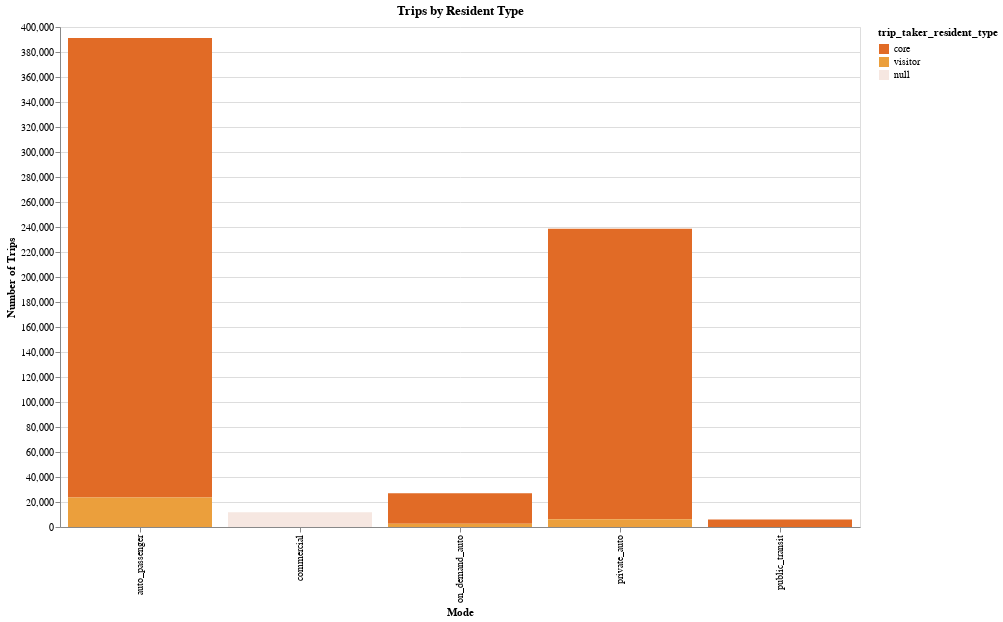

Notebook code cell kept with this figure:
### Code cell
chart = (
        alt.Chart(trip_by_res_type)
        .mark_bar()
        .encode(
            x=alt.X("primary_mode", title = "Mode"),
            y=alt.Y("number_trips", title = "Number of Trips"),
            color=alt.Color("trip_taker_resident_type", scale=alt.Scale(range = cp.CALITP_DIVERGING_COLORS,
                                                                         domain=trip_by_res_type["trip_taker_resident_type"].unique().tolist())
            ),
            tooltip=trip_by_res_type.columns.tolist())
      .properties(title = "Trips by Resident Type",
    width=800,
    height=500)
        )
chart

### Figure 1 — Vega-Lite specification as saved in the notebook (floating-point values rounded to 4 significant figures)
{"config": {"view": {"continuousWidth": 300, "continuousHeight": 300}}, "data": {"name": "data-528534624f8069c35e0920aefe8f9b51"}, "mark": {"type": "bar"}, "encoding": {"color": {"field": "trip_taker_resident_type", "scale": {"domain": ["core", "visitor", NaN], "range": ["#E16B26", "#EB9F3C", "#f6e7e1", "#8CBCCB", "#2EA8CE", "#136C97"]}, "type": "nominal"}, "tooltip": [{"field": "primary_mode", "type": "nominal"}, {"field": "trip_taker_resident_type", "type": "nominal"}, {"field": "number_trips", "type": "quantitative"}], "x": {"field": "primary_mode", "title": "Mode", "type": "nominal"}, "y": {"field": "number_trips", "title": "Number of Trips", "type": "quantitative"}}, "height": 500, "title": "Trips by Resident Type", "width": 800, "$schema": "https://vega.github.io/schema/vega-lite/v5.14.1.json", "datasets": {"data-528534624f8069c35e0920aefe8f9b51": [{"primary_mode": "auto_passenger", "trip_taker_resident_type": "core", "number_trips": 367739}, {"primary_mode": "auto_passenger", "trip_taker_resident_type": "visitor", "number_trips": 23552}, {"primary_mode": "commercial", "trip_taker_resident_type": null, "number_trips": 11897}, {"primary_mode": "on_demand_auto", "trip_taker_resident_type": "core", "number_trips": 24372}, {"primary_mode": "on_demand_auto", "trip_taker_resident_type": "visitor", "number_trips": 2581}, {"primary_mode": "private_auto", "trip_taker_resident_type": "core", "number_trips": 232486}, {"primary_mode": "private_auto", "trip_taker_resident_type": "visitor", "number_trips": 6204}, {"primary_mode": "public_transit", "trip_taker_resident_type": "core", "number_trips": 5986}, {"primary_mode": "public_transit", "trip_taker_resident_type": "visitor", "number_trips": 47}]}}
